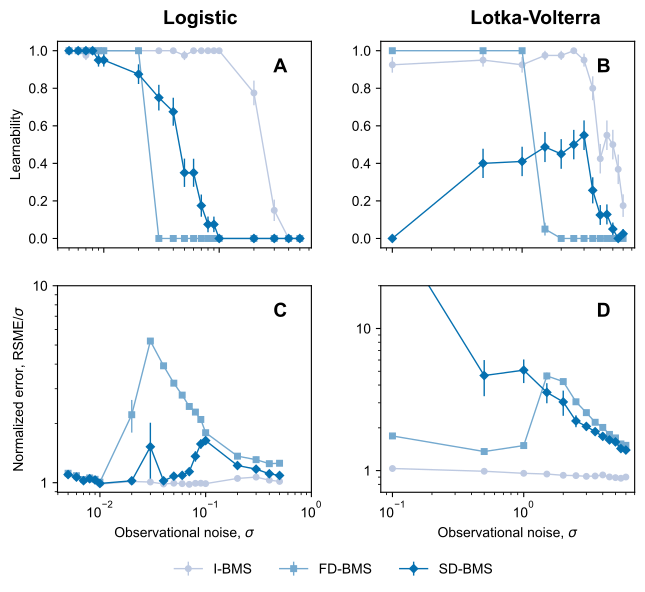

Source code (Python):
import numpy as np
import matplotlib.pyplot as plt
from matplotlib import font_manager
import pandas as pd
from copy import deepcopy
import pynumdiff
import matplotlib.gridspec as gridspec
import pickle
from matplotlib.ticker import ScalarFormatter,StrMethodFormatter
try:
    from matplotlib import font_manager
    font_manager.fontManager.addfont('/usr/share/fonts/truetype/msttcorefonts/Arial.ttf')
    prop = font_manager.FontProperties(fname='/usr/share/fonts/truetype/msttcorefonts/Arial.ttf')
    plt.rcParams['font.family'] = 'sans-serif'
    plt.rcParams['font.sans-serif'] = prop.get_name()
except Exception as e:
    print('Could not load Arial font')
    print(e)

colors={
    'data': 'grey',
    'gt':'k',
    'fd':'#7fc97f',
    'sd':'#fdc086',
    'I-BMS':'#bdc9e1',
    'FD-BMS':'#74a9cf',
    'SD-BMS':'#0570b0',
    'WS':'#fdae6b',
    'IS':'#e6550d',
#    'A-BMS':
    'Log':'#b96902',
    'Gom':'#9a0eea'
}




fig2 = plt.figure(figsize=(18.3/2.54, 15/2.54))
gs = gridspec.GridSpec(2, 2)

with open('Logistic/learnability.pkl','rb') as file:
    data_store=pickle.load(file=file)

s_array=data_store['s_array']
ode_lernability=data_store['ode_lernability']
ode_lernability_err=data_store['ode_lernability_err']
fit_lernability=data_store['fit_lernability']
fit_lernability_err=data_store['fit_lernability_err']
smooth_lernability=data_store['smooth_lernability']
smooth_lernability_err=data_store['smooth_lernability_err']
true_best_error_ode_final=data_store['true_best_error_ode_final']
true_best_error_fit_final=data_store['true_best_error_fit_final']
true_best_error_smth_final=data_store['true_best_error_smth_final']
data_best_error_ode_final=data_store['data_best_error_ode_final']
data_best_error_fit_final=data_store['data_best_error_fit_final']
data_best_error_smth_final=data_store['data_best_error_smth_final']
data_best_error_ode_final_err=data_store['data_best_error_ode_final_err']
data_best_error_fit_final_err=data_store['data_best_error_fit_final_err']
data_best_error_smth_final_err=data_store['data_best_error_smth_final_err']

ax=fig2.add_subplot(gs[0,0])
ax.errorbar(s_array,ode_lernability,ode_lernability_err,c=colors['I-BMS'],marker='o',ms=4.,label='I-BMS',lw=1)
ax.errorbar(s_array,fit_lernability,fit_lernability_err,c=colors['FD-BMS'],marker='s',ms=4.,label='FD-BMS',lw=1)
ax.errorbar(s_array,smooth_lernability,smooth_lernability_err,c=colors['SD-BMS'],marker='D',ms=4.,label='SD-BMS',lw=1)
#ax.legend(loc='best',frameon=False)
ax.set_xscale('log')
ax.set_xlim(left=0.)
#ax.set_xlabel('Observational noise, $\sigma$')
ax.set_ylabel('Learnability')
ax.set_xticklabels([])

ax=fig2.add_subplot(gs[1,0])
ax.errorbar(s_array,np.divide(data_best_error_ode_final,s_array),np.divide(data_best_error_ode_final_err,s_array),c=colors['I-BMS'],marker='o',ms=4.,label='I-BMS',lw=1)
ax.errorbar(s_array,np.divide(data_best_error_fit_final,s_array),np.divide(data_best_error_fit_final_err,s_array),c=colors['FD-BMS'],marker='s',ms=4.,label='FD-BMS',lw=1)
ax.errorbar(s_array,np.divide(data_best_error_smth_final,s_array),np.divide(data_best_error_smth_final_err,s_array),c=colors['SD-BMS'],marker='D',ms=4.,label='SD-BMS',lw=1)

#ax.legend(loc='best',frameon=False)
ax.set_xscale('log')
ax.set_yscale('log')
ax.set_xlim([0,1])
ax.set_ylim([0,10])
ax.set_xlabel('Observational noise, $\sigma$')
ax.set_ylabel('Normalized error, RSME/$\sigma$')
ax.yaxis.set_major_formatter(ScalarFormatter())
#ax.yaxis.set_minor_formatter(ScalarFormatter())
ax.yaxis.set_major_formatter(StrMethodFormatter("{x:g}"))


with open('Lotka-Volterra/learnability.pkl','rb') as file:
    data_store = pickle.load(file=file)
s_array=data_store['s_array']
ode_lernability=data_store['ode_lernability']
ode_lernability_err=data_store['ode_lernability_err']
fit_lernability=data_store['fit_lernability']
fit_lernability_err=data_store['fit_lernability_err']
smooth_lernability=data_store['smooth_lernability']
smooth_lernability_err=data_store['smooth_lernability_err']
data_best_error_ode_final=data_store['data_best_error_ode_final']
data_best_error_fit_final=data_store['data_best_error_fit_final']
data_best_error_smth_final=data_store['data_best_error_smth_final']
data_best_error_ode_final_err=data_store['data_best_error_ode_final_err']
data_best_error_fit_final_err=data_store['data_best_error_fit_final_err']
data_best_error_smth_final_err=data_store['data_best_error_smth_final_err']


ax=fig2.add_subplot(gs[0,1])
ax.errorbar(s_array,ode_lernability,ode_lernability_err,c=colors['I-BMS'],marker='o',ms=4.,label='I-BMS',lw=1)
ax.errorbar(s_array,fit_lernability,fit_lernability_err,c=colors['FD-BMS'],marker='s',ms=4.,label='FD-BMS',lw=1)
ax.errorbar(s_array,smooth_lernability,smooth_lernability_err,c=colors['SD-BMS'],marker='D',ms=4.,label='SD-BMS',lw=1)
#ax.legend(loc='best',frameon=False)
ax.set_xscale('log')
ax.set_xlim(left=0.)
#ax.set_xlabel('Observational noise, $\sigma$')
#ax.set_ylabel('Learnability')
ax.set_xticklabels([])

ax=fig2.add_subplot(gs[1,1])
ax.errorbar(s_array,np.divide(data_best_error_ode_final,s_array),np.divide(data_best_error_ode_final_err,s_array),c=colors['I-BMS'],marker='o',ms=4.,label='I-BMS',lw=1)
ax.errorbar(s_array,np.divide(data_best_error_fit_final,s_array),np.divide(data_best_error_fit_final_err,s_array),c=colors['FD-BMS'],marker='s',ms=4.,label='FD-BMS',lw=1)
ax.errorbar(s_array,np.divide(data_best_error_smth_final,s_array),np.divide(data_best_error_smth_final_err,s_array),c=colors['SD-BMS'],marker='D',ms=4.,label='SD-BMS',lw=1)

#ax.legend(loc='best',frameon=False)
ax.set_xscale('log')
ax.set_yscale('log')
ax.set_xlim([0,7])
ax.set_ylim([0,20.])
ax.set_xlabel('Observational noise, $\sigma$')
#ax.set_ylabel('Normalized error, RSME/$\sigma$')
ax.yaxis.set_major_formatter(ScalarFormatter())
#ax.yaxis.set_minor_formatter(ScalarFormatter())
ax.yaxis.set_major_formatter(StrMethodFormatter("{x:g}"))
handles,labels = ax.get_legend_handles_labels()
plt.legend(handles, labels, frameon=False, ncol=len(handles))


#% start: automatic generated code from pylustrator
plt.figure(1).ax_dict = {ax.get_label(): ax for ax in plt.figure(1).axes}
import matplotlib as mpl
getattr(plt.figure(1), '_pylustrator_init', lambda: ...)()
plt.figure(1).axes[0].set(position=[0.1349, 0.5894, 0.3523, 0.35])
plt.figure(1).axes[0].text(0.85, 0.85, 'A', transform=plt.figure(1).axes[0].transAxes, fontsize=14., weight='bold')  # id=plt.figure(1).axes[0].texts[0].new
plt.figure(1).axes[1].set(position=[0.1349, 0.1752, 0.3523, 0.35])
plt.figure(1).axes[1].text(0.85, 0.85, 'C', transform=plt.figure(1).axes[1].transAxes, fontsize=14., weight='bold')  # id=plt.figure(1).axes[1].texts[0].new
plt.figure(1).axes[2].set(position=[0.5835, 0.5894, 0.3523, 0.35])
plt.figure(1).axes[2].text(0.85, 0.85, 'B', transform=plt.figure(1).axes[2].transAxes, fontsize=14., weight='bold')  # id=plt.figure(1).axes[2].texts[0].new
plt.figure(1).axes[3].legend(loc=(-0.8348, -0.4336), frameon=False, ncols=3)
plt.figure(1).axes[3].set(position=[0.5835, 0.1752, 0.3523, 0.35])
plt.figure(1).axes[3].text(0.85, 0.85, 'D', transform=plt.figure(1).axes[3].transAxes, fontsize=14., weight='bold')  # id=plt.figure(1).axes[3].texts[0].new
plt.figure(1).text(0.2812, 0.9687, 'Logistic', transform=plt.figure(1).transFigure, fontsize=14., weight='bold')  # id=plt.figure(1).texts[0].new
plt.figure(1).text(0.7076, 0.9687, 'Lotka-Volterra', transform=plt.figure(1).transFigure, fontsize=14., weight='bold')  # id=plt.figure(1).texts[1].new
#% end: automatic generated code from pylustrator
plt.show()
fig2.savefig(fname='fig2_learnability.pdf',dpi=300,format='pdf',bbox_inches='tight')
